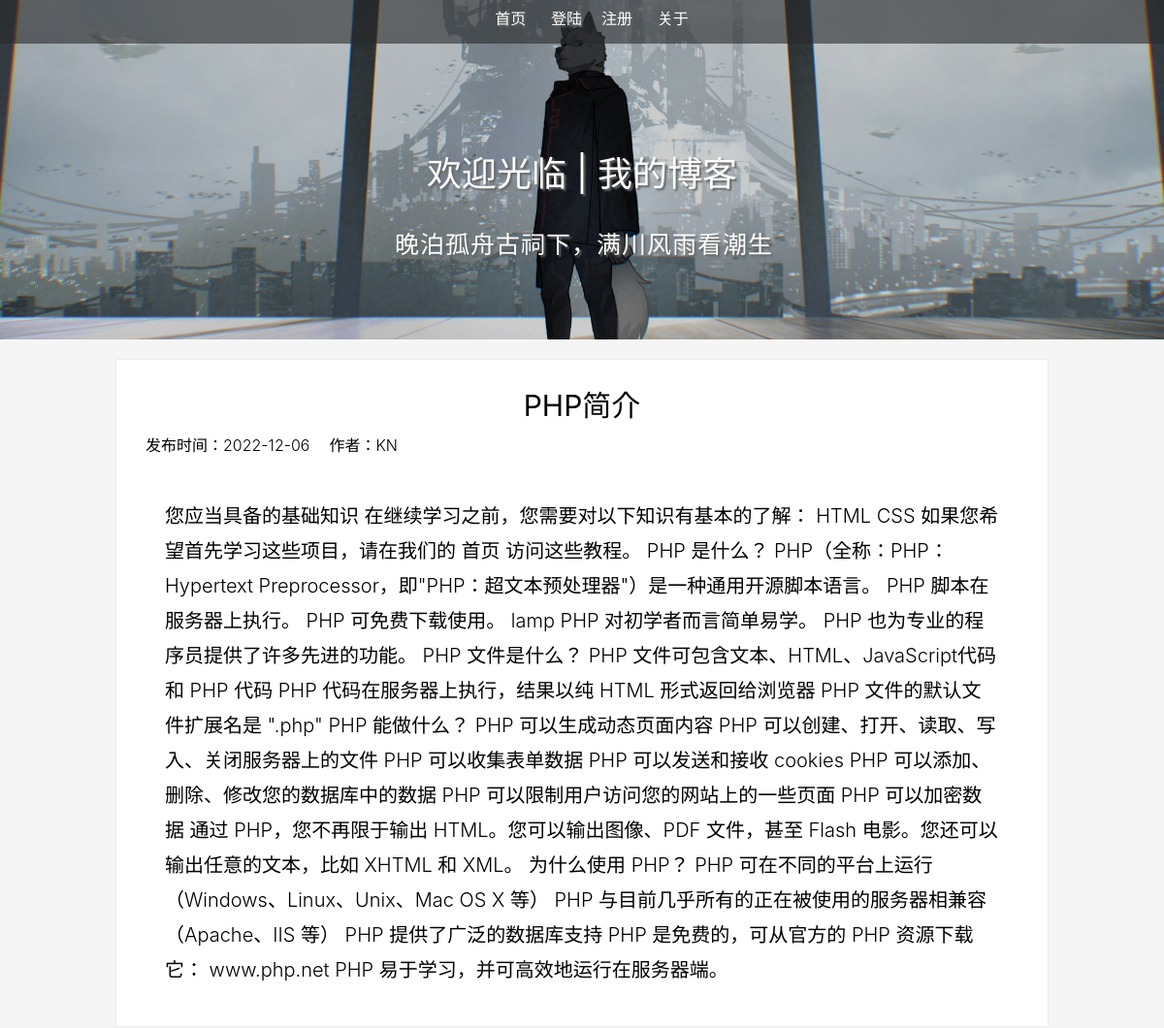
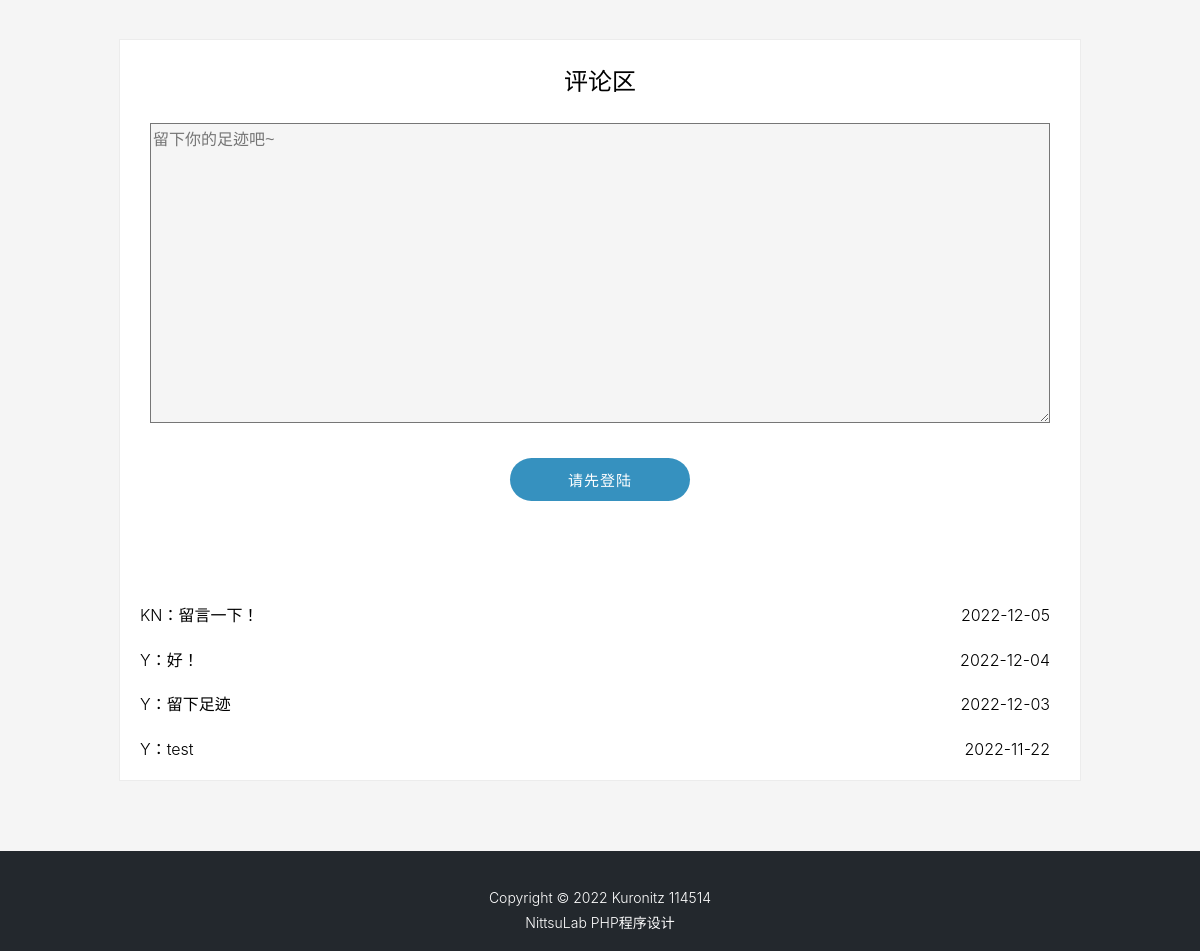
Page /blog_article.php?list=1 on the committed database (2 pictures, top to bottom).
### tables this page shows
CREATE TABLE `article`  (
  `id` int(11) NOT NULL AUTO_INCREMENT,
  `type_id` int(11) NOT NULL,
  `title` varchar(200) NOT NULL,
  `content` text NOT NULL,
  `author` varchar(20) NOT NULL,
  `pubtime` datetime NOT NULL,
  `filename` varchar(100) NULL DEFAULT NULL,
  PRIMARY KEY (`id`) USING BTREE,
  INDEX `type_id`(`type_id`) USING BTREE,
  INDEX `author`(`author`) USING BTREE,
  CONSTRAINT `article_ibfk_1` FOREIGN KEY (`type_id`) REFERENCES `article_type` (`type_id`) ON DELETE RESTRICT ON UPDATE RESTRICT,
  CONSTRAINT `article_ibfk_2` FOREIGN KEY (`author`) REFERENCES `adminuser` (`regname`) ON DELETE RESTRICT ON UPDATE RESTRICT
);

CREATE TABLE `comment`  (
  `id` int(11) NOT NULL AUTO_INCREMENT,
  `fileid` int(11) NOT NULL,
  `username` varchar(20) NOT NULL,
  `content` text NOT NULL,
  `comtime` datetime NOT NULL,
  PRIMARY KEY (`id`) USING BTREE,
  INDEX `fileid`(`fileid`) USING BTREE,
  INDEX `username`(`username`) USING BTREE,
  CONSTRAINT `comment_ibfk_1` FOREIGN KEY (`fileid`) REFERENCES `article` (`id`) ON DELETE RESTRICT ON UPDATE RESTRICT,
  CONSTRAINT `comment_ibfk_2` FOREIGN KEY (`username`) REFERENCES `adminuser` (`regname`) ON DELETE RESTRICT ON UPDATE RESTRICT
);

### blog_article.php (the view, shortened to what this page needs)
<?php
    include("./sql_conn/conn.php");
    require("./header.php");
    @$list = intval($_GET["list"]);
    $sql = "select * from article where id = ".$list." ";
    $result = mysqli_query($conn,$sql);
    $article_info=mysqli_fetch_array($result);
 ?>
 <!DOCTYPE html>
 <html>
 <head>
     <link rel="stylesheet" type="text/css" href="./css/blog_article.css">
 </head>
    <div class="bg">
        <div class="bloginfo">
            <div class="article_title">
                <h2><?php echo $article_info['title']; ?></h2>
                <div class="author_time">
                    <?php
                         echo '<a>发布时间：'.mb_substr($article_info['pubtime'],0,10,'UTF-8').'</a>';
                         echo '<a>作者：'.$article_info["author"].'</a>';
                     ?>
                </div>
                <p><?php echo $article_info['content']; ?></p>
            </div>
        </div>
    </div>
    <?php include("./comment.php") ?>
    <?php require("./footer.php"); ?>
 </html>

### comment.php (shortened to what this page needs)
<!DOCTYPE html>
<html>
<head>
   <link rel='stylesheet' type='text/css' href='./css/comment.css'>
</head>
   <div id="comments" class="bg_comment">
       <?php
           $fileid = $article_info['id'];
           $comment_sql = "select * from comment where fileid=".$fileid." order by comtime desc ";
           $res_comment = mysqli_query($conn,$comment_sql);
           echo "<div class='comment'>";
           echo "<h2>评论区</h2>";
           include("./send_comment.php");
           while ($comment_row = mysqli_fetch_array($res_comment)) {
       ?>
           <div class="comment_info">
               <p><?php echo " ".$comment_row['username']."：".$comment_row['content']." "; ?>
                   <a id="time"><?php echo mb_substr($comment_row['comtime'],0,10,'UTF-8') ; ?></a>
               </p>
           </div>
        <?php
           }
           echo "</div>";
       ?>
   </div>
</html>

### css/blog_article.css (style rules this page uses)
.bg { background-color: #f5f5f5; font-family: -apple-system, BlinkMacSystemFont, opensans, Optima, "Microsoft Yahei", sans-serif; line-height: 1.8; font-size: 16px; font-weight: 300; overflow-x: hidden; margin: 0; }
.bloginfo { width: 960px; background-color: #ffffff; margin: 20px auto; margin-top: 20px; border: 1px solid rgba(192,192,192,0.3); transition: all 0.5s; }
.article_title { width: 900px; margin: 20px auto; font-size: 16px; }
.article_title p { padding: 20px; font-size: 20px; }
.article_title h2 { font-weight: normal; text-align: center; font-size: 30px; margin: 0px; }
.article_title a { margin-right: 20px; }

### css/comment.css (style rules this page uses)
.bg_comment { background-color: #f5f5f5; font-family: -apple-system,BlinkMacSystemFont,opensans,Optima,"Microsoft Yahei",sans-serif; line-height: 1.8; font-size: 16px; font-weight: 300; overflow-x: hidden; margin: 0; }
.comment { width: 960px; background-color: #ffffff; margin: 20px auto; margin-top: 20px; border: 1px solid rgba(192,192,192,0.3); transition: all 0.5s; }
.comment p { padding-left: 20px; }
.comment h2 { text-align: center; font-weight: 500; }
#time { text-align: right; padding-right: 30px; float: right; }

### rows in the picture
article: title "PHP简介", pubtime "2022-12-06", author "KN", content "您应当具备的基础知识 在继续学习之前，您需要对以下知识有基本的了解： HTML CSS 如果您希望首先学习这些项目，请在我们的 首页 访问这些教程。 PHP 是什么？ PHP（全称：PHP：Hypertext Preprocessor，即\"PHP：超文本预处理器\"）是一种通用开源脚本语言。 PHP 脚本在服务器上执行。 PHP 可免费下载使用。 lamp PHP 对初学者而言简单易学。 PHP 也为专业的程序员提供了许多先进的功能。 PHP 文件是什么？ PHP 文件可包含文本、HTML、JavaScript代码和 PHP 代码 PHP 代码在服务器上执行，结果以纯 HTML 形式返回给浏览器 PHP 文件的默认文件扩展名是 \".php\" PHP 能做什么？ PHP 可以生成动态页面内容 PHP 可以创建、打开、读取、写入、关闭服务器上的文件 PHP 可以收集表单数据 PHP 可以发送和接收 cookies PHP 可以添加、删除、修改您的数据库中的数据 PHP 可以限制用户访问您的网站上的一些页面 PHP 可以加密数据 通过 PHP，您不再限于输出 HTML。您可以输出图像、PDF 文件，甚至 Flash 电影。您还可以输出任意的文本，比如 XHTML 和 XML。 为什么使用 PHP？ PHP 可在不同的平台上运行（Windows、Linux、Unix、Mac OS X 等） PHP 与目前几乎所有的正在被使用的服务器相兼容（Apache、IIS 等） PHP 提供了广泛的数据库支持 PHP 是免费的，可从官方的 PHP 资源下载它： www.php.net PHP…"
comment: username "KN", content "留言一下！", comtime "2022-12-05"
comment: username "Y", content "好！", comtime "2022-12-04"
comment: username "Y", content "留下足迹", comtime "2022-12-03"
comment: username "Y", content "test", comtime "2022-11-22"
